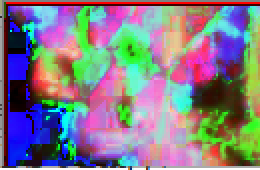
#> input picture 图像处理/tupian/junheng.png, 130 x 85 px, found by its file name (shown 2 times larger)
$ python lianghua.py
#> lines starting #> are read from the running program, lines starting #| are printed output that depends on the picture
import numpy as np
import cv2
#OpenCV的k - means聚类 -对图片进行颜色量化
img = cv2.imread('F:\\pythoncode\\lianxi\\tupian\\junheng.png')
#> img is the input picture: shape (85, 130, 3); mean B, G, R 136.5, 123.7, 130.3
Z = img.reshape((-1, 3))
# convert to np.float32
Z = np.float32(Z)
j = 0
# define criteria, number of clusters(K) and apply kmeans()
criteria = (cv2.TERM_CRITERIA_EPS + cv2.TERM_CRITERIA_MAX_ITER, 10, 1.0)
Klist = [2, 4, 6, 8, 10]
for i in Klist:
    ret, label, center = cv2.kmeans(Z, i, None, criteria, 10, cv2.KMEANS_RANDOM_CENTERS)
    j += 2
    # Now convert back into uint8, and make original image
    center = np.uint8(center)
    res = center[label.flatten()]
    res2 = res.reshape((img.shape))
    cv2.imshow(str(("spaceship K=", i)), res2)
    cv2.waitKey(0)
#> this loop made 5 passes
#> ret on passes 2 to 5: 64443169.5, 41803633.9, 32881809.5, 28433043.5
#> (ret, center) on pass 1: (124782584.4, [[84, 42, 67], [162, 164, 161]])
#> pass 1, `res2 = res.reshape((img.shape))`:
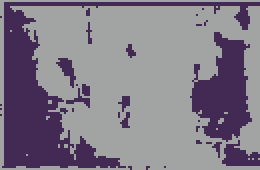
#> res2: shape (85, 130, 3) (shown 2 times larger); mean B, G, R 136.1, 123.4, 129.8
#> pass 2, `res2 = res.reshape((img.shape))`:
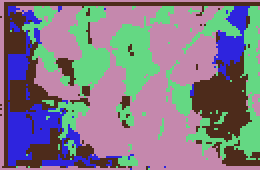
#> res2: shape (85, 130, 3) (shown 2 times larger); mean B, G, R 135.9, 123.1, 129.8
#> pass 3, `res2 = res.reshape((img.shape))`:
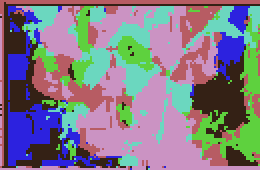
#> res2: shape (85, 130, 3) (shown 2 times larger); mean B, G, R 135.9, 123.3, 129.5
#> after the loop, j = 10
cv2.imshow('quondam image', img)
cv2.waitKey(0)
cv2.destroyAllWindows()

$ run again, with 图像处理/tupian/1.jpg saved as 图像处理/tupian/junheng.png
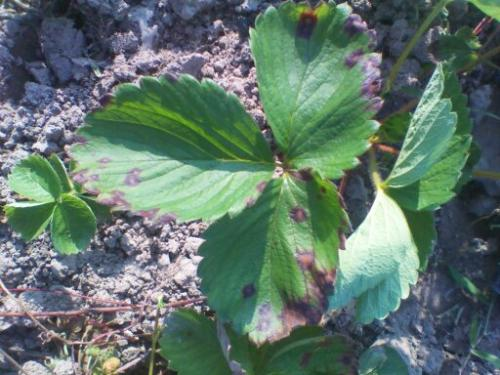
#> input picture 图像处理/tupian/1.jpg, 500 x 375 px, found by its file name
#> img is the input picture: shape (375, 500, 3); mean B, G, R 107.6, 117.9, 95.9
#> the loop `for i in Klist:` made 5 passes
#> ret on passes 2 to 5: 215675599.4, 158397749.2, 125828433.4, 101883035.2
#> pass 1, `res2 = res.reshape((img.shape))`:
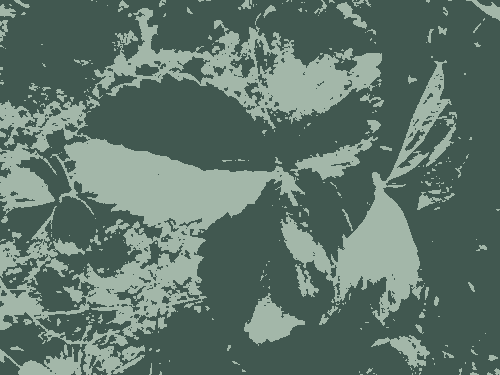
#> res2: shape (375, 500, 3); mean B, G, R 107.4, 117.3, 95.2
#> pass 3, `res2 = res.reshape((img.shape))`:
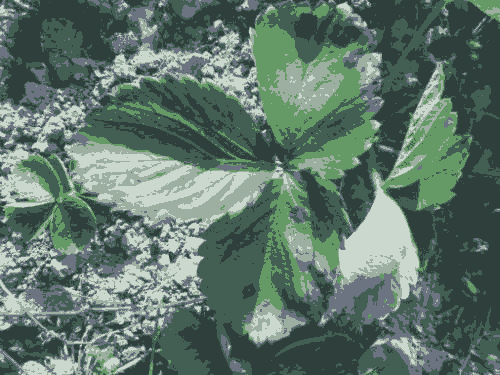
#> res2: shape (375, 500, 3); mean B, G, R 107, 117.5, 95.3
#> after the loop `for i in Klist:`: j = 10
